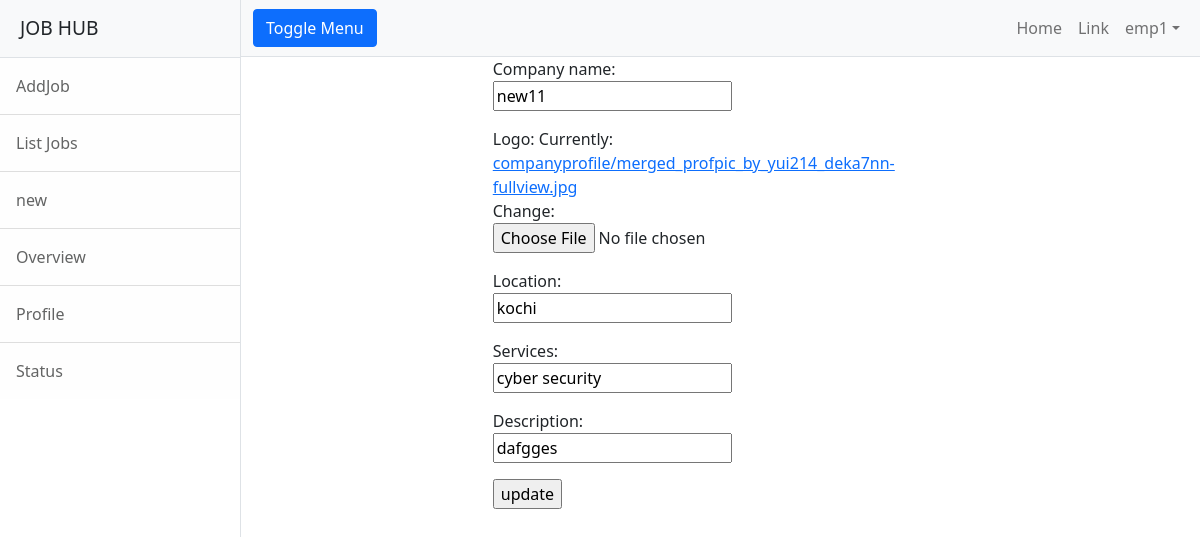
The page /employer/profile/editprofile/1 (signed in) on the database its author committed.
### employer/models.py (models this page shows)
class User(AbstractUser):
    options=(
        ("employer","employer"),
        ("candidate","candidate")
    )
    role=models.CharField(max_length=120,choices=options,default="candidate")
    phone=models.CharField(max_length=12,null=True)

class CompanyProfile(models.Model):
    company_name=models.CharField(max_length=130)
    user=models.OneToOneField(User,on_delete=models.CASCADE,related_name="employer")
    logo=models.ImageField(upload_to="companyprofile",null=True)
    location=models.CharField(max_length=120)
    services=models.CharField(max_length=120)
    description=models.CharField(max_length=300)

### employer/views.py (the view)
# urls.py: path("profile/editprofile/<int:id>",views.EmpProfEnditView.as_view(),name="emp-editprofile"),
@method_decorator(sign_required,name='dispatch')
class EmpProfEnditView(UpdateView):
    model = CompanyProfile
    form_class = CompanyProfileForm
    template_name = "emp-editprof.html"
    success_url = reverse_lazy("emp-viewprofile")
    pk_url_kwarg = "id"

### employer/forms.py
class CompanyProfileForm(forms.ModelForm):
    class Meta:
        model=CompanyProfile
        exclude=("user",)

### employer/templates/emp-editprof.html (shortened to what this page needs)
{%extends 'base.html'%}
{%block body_block%}
<div class="row">
    <div class="col-3"></div>
    <div class="col-3">
        <form action="" method="post" enctype="multipart/form-data">
            {{form.as_p}}
            <input type="submit" value="update">
        </form>
    </div>
</div>
{%endblock%}

### employer/templates/base.html (shortened to what this page needs)
<!DOCTYPE html>
{%load static%}
<html lang="en">
    <head>
        <link href="{%static 'css/styles.css'%}" rel="stylesheet" />
    </head>
    <body>
        <div class="d-flex" id="wrapper">
            <div class="border-end bg-white" id="sidebar-wrapper">
                <div class="sidebar-heading border-bottom bg-light">JOB HUB</div>
                <div class="list-group list-group-flush">
                    <a class="list-group-item list-group-item-action list-group-item-light p-3" href="{%url 'emp-addjob'%}">AddJob</a>
                    <a class="list-group-item list-group-item-action list-group-item-light p-3" href="{%url 'list-alljob'%}">List Jobs</a>
                    <a class="list-group-item list-group-item-action list-group-item-light p-3" href="">new</a>
                    <a class="list-group-item list-group-item-action list-group-item-light p-3" href="#!">Overview</a>
                    <a class="list-group-item list-group-item-action list-group-item-light p-3" href="#!">Profile</a>
                    <a class="list-group-item list-group-item-action list-group-item-light p-3" href="#!">Status</a>
                </div>
            </div>
            <div id="page-content-wrapper">
                <nav class="navbar navbar-expand-lg navbar-light bg-light border-bottom">
                    <div class="container-fluid">
                        <button class="btn btn-primary" id="sidebarToggle">Toggle Menu</button>
                        <div class="collapse navbar-collapse" id="navbarSupportedContent">
                            <ul class="navbar-nav ms-auto mt-2 mt-lg-0">
                                <li class="nav-item active"><a class="nav-link" href="#!">Home</a></li>
                                <li class="nav-item"><a class="nav-link" href="#!">Link</a></li>
                                <li class="nav-item dropdown">
                                    <a class="nav-link dropdown-toggle" id="navbarDropdown" href="#" role="button" data-bs-toggle="dropdown" aria-haspopup="true" aria-expanded="false">{{request.user}}</a>
                                </li>
                            </ul>
                        </div>
                    </div>
                </nav>
                <div class="container-fluid">
                    {%block body_block%}
                    {%endblock%}
                </div>
            </div>
        </div>
    </body>
</html>

### rows shown on the page
User: user "emp1"
CompanyProfile: company_name "new11", location "kochi", services "cyber security", description "dafgges"
